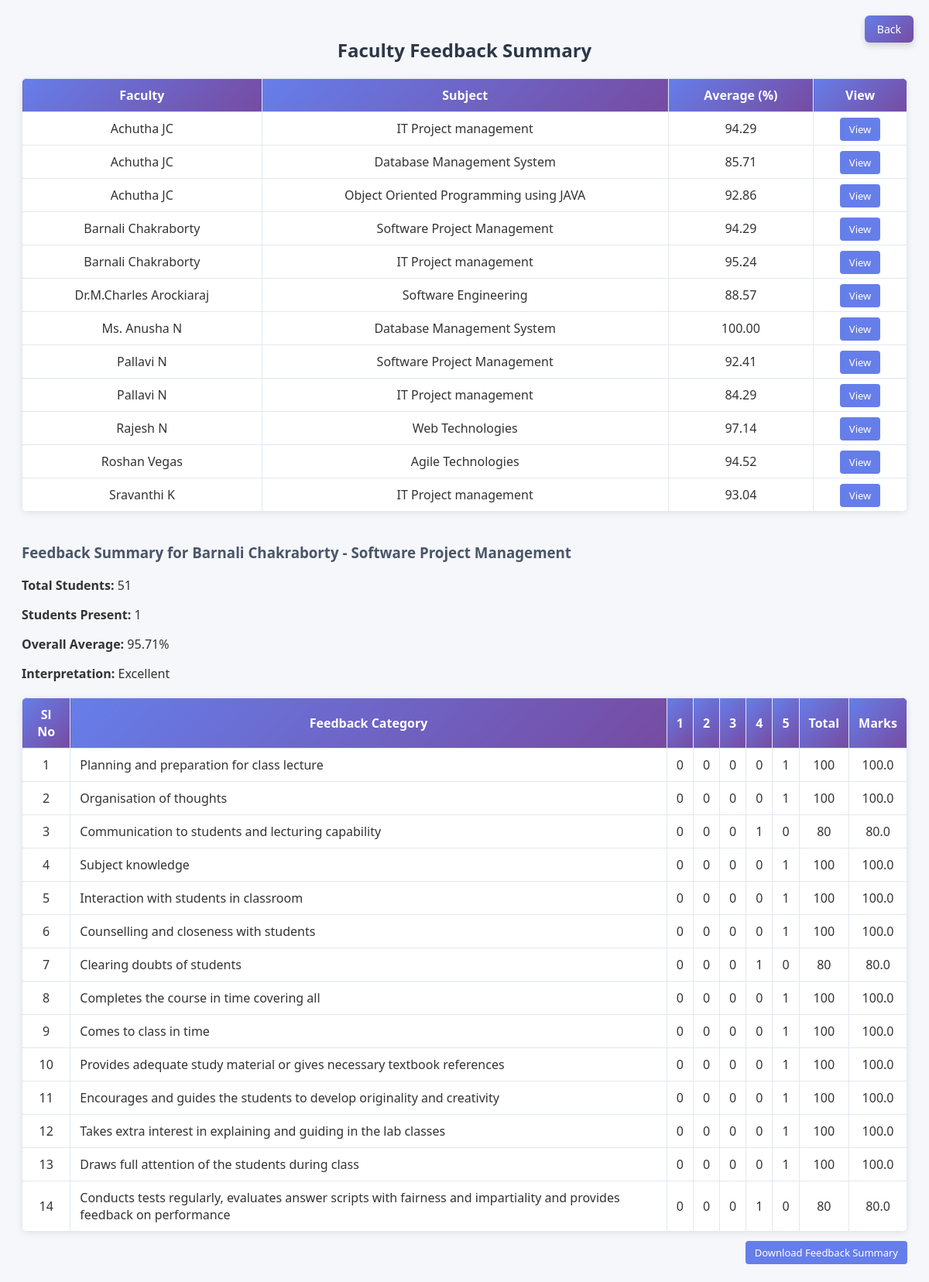
The page /dashboard/feedback-report/?faculty_id=4&subject_id=1 (signed in) on the database its author committed.
### feedback_app/models.py (models this page shows, shortened)
class FacultySubject(models.Model):
    faculty_name = models.CharField(max_length=100, default='A')
    subject_name = models.CharField(max_length=100, default='A')
    semester = models.CharField(max_length=10, default='1')
    section = models.CharField(max_length=10, default='A')
    year = models.CharField(max_length=10, default='2025')

class Faculty(models.Model):
    user = models.CharField(max_length=150, default="faculty_user")
    name = models.CharField(max_length=100, default="Faculty Name")
    usn = models.CharField(max_length=20, default="FAC123")
    section = models.CharField(max_length=10, default="A")
    year = models.IntegerField(default=2019)
    subjects = models.ManyToManyField(Subject)
    semester = models.CharField(max_length=10, default="1")  # ✅ must be here

class Subject(models.Model):
    name = models.CharField(max_length=100, default="Untitled Subject")
    code = models.CharField(max_length=20, default="SUB001")
    semester = models.CharField(max_length=10, default="1")

class FeedbackQuestion(models.Model):
    text = models.TextField(default="How was the teaching?")

### feedback_app/views.py (the view, shortened to what this page needs)
# urls.py: path('dashboard/feedback-report/', views.feedback_report, name='feedback_report'),
@login_required
def feedback_report(request):
    report = Feedback.objects.values(
        'faculty__id', 'faculty__name',
        'subject__id', 'subject__name'
    ).annotate(
        avg_rating=Avg('rating') * 20,  # Convert 1–5 to percentage
        total=Count('id')
    ).order_by('faculty__name')
    faculty_id = request.GET.get('faculty_id')
    subject_id = request.GET.get('subject_id')
    feedback_table = []
    total_students = 0
    present_students = 0
    overall_avg = 0
    interpretation = ""
    selected_faculty = None
    selected_subject = None
    if faculty_id and subject_id:
        selected_faculty = Faculty.objects.filter(id=faculty_id).first()
        selected_subject = Subject.objects.filter(id=subject_id).first()
        if selected_faculty and selected_subject:
            faculty_subjects = FacultySubject.objects.filter(
                faculty_name=selected_faculty.name,
                subject_name=selected_subject.name
            )
            students_qs = Student.objects.none()
            if faculty_subjects.exists():
                sections = list(faculty_subjects.values_list('section', flat=True).distinct())
                if 'All' in sections:
                    assigned_student_names = StudentSubject.objects.filter(
                        subject_name=selected_subject.name
                    ).values_list('student_name', flat=True).distinct()
                    students_qs = Student.objects.filter(name__in=assigned_student_names).distinct()
                else:
                    student_names_in_sections = Student.objects.filter(
                        section__in=sections
                    ).values_list('name', flat=True).distinct()
                    assigned_student_names = StudentSubject.objects.filter(
                        subject_name=selected_subject.name,
                        student_name__in=student_names_in_sections
                    ).values_list('student_name', flat=True).distinct()
                    students_qs = Student.objects.filter(name__in=assigned_student_names).distinct()
                total_students = students_qs.count()
            feedback_list = Feedback.objects.filter(
                faculty_id=faculty_id,
                subject_id=subject_id,
                student__in=students_qs
            )
            present_students = feedback_list.values('student').distinct().count()
            questions = FeedbackQuestion.objects.all()
            overall_total = 0
            for idx, question in enumerate(questions, start=1):
                feedbacks = feedback_list.filter(question=question)
                counts = {i: feedbacks.filter(rating=i).count() for i in range(1, 6)}
                total_responses = sum(counts.values())
                weighted_total = (
                    counts[1] * 20 +
                    counts[2] * 40 +
                    counts[3] * 60 +
                    counts[4] * 80 +
                    counts[5] * 100
                )
                avg_score = round(weighted_total / total_responses, 2) if total_responses else 0
                overall_total += avg_score
                feedback_table.append({
                    'sl_no': idx,
                    'question': question.text,
                    'counts': counts,
                    'total': weighted_total,
                    'average': avg_score,
                    'marks': avg_score,
                })
            overall_avg = round(overall_total / len(questions), 2) if questions else 0
            if overall_avg >= 85:
                interpretation = "Excellent"
            elif overall_avg >= 75:
                interpretation = "Very Good"
            elif overall_avg >= 60:
                interpretation = "Good"
            elif overall_avg >= 50:
                interpretation = "Satisfactory"
            else:
                interpretation = "Poor"
    return render(request, 'feedback_app/feedback_report.html', {
        'report': report,
        'selected_faculty': selected_faculty,
        'selected_subject': selected_subject,
        'feedback_table': feedback_table,
        'total_students': total_students,
        'present_students': present_students,
        'overall_avg': overall_avg,
        'interpretation': interpretation,
    })

### feedback_app/templates/feedback_app/feedback_report.html (shortened to what this page needs)
<!DOCTYPE html>
<html>
<head>
</head>
<body>
  <a href="{% url 'admin_dashboard' %}" class="top-right-btn">Back</a>
  <h2>Faculty Feedback Summary</h2>
  <table>
    <thead>
        <tr>
            <th>Faculty</th>
            <th>Subject</th>
            <th>Average (%)</th>
            <th>View</th>
        </tr>
    </thead>
    <tbody>
        {% for row in report %}
        <tr>
            <td>{{ row.faculty__name }}</td>
            <td>{{ row.subject__name }}</td>
            <td>{{ row.avg_rating|floatformat:2 }}</td>
            <td>
                <a href="?faculty_id={{ row.faculty__id }}&subject_id={{ row.subject__id }}" class="view-btn">View</a>
            </td>
        </tr>
        {% endfor %}
    </tbody>
  </table>
  {% if selected_faculty and selected_subject %}
    <h3>Feedback Summary for {{ selected_faculty.name }} - {{ selected_subject.name }}</h3>
    <p><strong>Total Students:</strong> {{ total_students }}</p>
    <p><strong>Students Present:</strong> {{ present_students }}</p>
    <p><strong>Overall Average:</strong> {{ overall_avg }}%</p>
    <p><strong>Interpretation:</strong> {{ interpretation }}</p>
    <table>
        <thead>
            <tr>
                <th>Sl No</th>
                <th>Feedback Category</th>
                <th>1</th>
                <th>2</th>
                <th>3</th>
                <th>4</th>
                <th>5</th>
                <th>Total</th>
                <th>Marks</th>
            </tr>
        </thead>
        <tbody>
            {% for row in feedback_table %}
            <tr>
                <td>{{ row.sl_no }}</td>
                <td class="feedback-question">{{ row.question }}</td>
                <td>{{ row.counts.1 }}</td>
                <td>{{ row.counts.2 }}</td>
                <td>{{ row.counts.3 }}</td>
                <td>{{ row.counts.4 }}</td>
                <td>{{ row.counts.5 }}</td>
                <td>{{ row.total }}</td>
                <td>{{ row.marks }}</td>
            </tr>
            {% endfor %}
        </tbody>
    </table>
    <div class="button-container">
      <a href="#" onclick="downloadFeedback()" class="download-btn">Download Feedback Summary</a>
    </div>
  {% endif %}
</body>
</html>

### feedback_app/templates/feedback_app/feedback_report.html (style rules this page uses)
body { font-family: 'Segoe UI', Arial, sans-serif; padding: 20px; background-color: #f5f7fa; color: #333; }
h2 { text-align: center; color: #2d3748; margin-bottom: 20px; }
h3 { margin-top: 40px; color: #4a5568; }
table { width: 100%; border-collapse: collapse; margin-top: 20px; background: #fff; border-radius: 8px; overflow: hidden; box-shadow: 0 2px 8px rgba(0,0,0,0.08); }
th, td { border: 1px solid #e2e8f0; padding: 10px 12px; text-align: center; }
th { background: linear-gradient(135deg, #667eea, #764ba2); color: white; font-weight: 600; }
td.subject, td.feedback-question { text-align: left; }
.top-right-btn { position: absolute; top: 20px; right: 20px; background: linear-gradient(135deg, #667eea, #764ba2); color: white; padding: 8px 16px; font-size: 14px; border-radius: 6px; text-decoration: none; font-weight: 500; box-shadow: 0 4px 8px rgba(0, 0, 0, 0.15); transition: background 0.3s ease; }
.view-btn, .download-btn { background: #667eea; color: white; padding: 6px 12px; border-radius: 4px; text-decoration: none; font-size: 13px; transition: background 0.3s ease; }
.button-container { text-align: right; margin-top: 15px; }

### rows shown on the page
FacultySubject: faculty__name "Achutha JC", subject__name "IT Project management", avg_rating "94.29"
FacultySubject: faculty__name "Achutha JC", subject__name "Object Oriented Programming using JAVA", avg_rating "92.86"
FacultySubject: faculty__name "Barnali Chakraborty", subject__name "Software Project Management", avg_rating "94.29"
FacultySubject: faculty__name "Barnali Chakraborty", subject__name "IT Project management", avg_rating "95.24"
FacultySubject: faculty__name "Ms. Anusha N", subject__name "Database Management System", avg_rating "100.00"
FacultySubject: faculty__name "Pallavi N", subject__name "Software Project Management", avg_rating "92.41"
FacultySubject: faculty__name "Sravanthi K", subject__name "IT Project management", avg_rating "93.04"
Faculty: name "Barnali Chakraborty"
Subject: name "Software Project Management"
FeedbackQuestion: question "Planning and preparation for class lecture"
FeedbackQuestion: question "Organisation of thoughts"
FeedbackQuestion: question "Communication to students and lecturing capability"
FeedbackQuestion: question "Subject knowledge"
FeedbackQuestion: question "Interaction with students in classroom"
FeedbackQuestion: question "Counselling and closeness with students"
FeedbackQuestion: question "Clearing doubts of students"
FeedbackQuestion: question "Completes the course in time covering all"
FeedbackQuestion: question "Comes to class in time"
FeedbackQuestion: question "Provides adequate study material or gives necessary textbook references"
FeedbackQuestion: question "Encourages and guides the students to develop originality and creativity"
FeedbackQuestion: question "Takes extra interest in explaining and guiding in the lab classes"
FeedbackQuestion: question "Draws full attention of the students during class"
FeedbackQuestion: question "Conducts tests regularly, evaluates answer scripts with fairness and impartiality and provides feedback on performance"

### other values the page prints
{{ row.faculty__name }} "Achutha JC" "Dr.M.Charles Arockiaraj" "Pallavi N" "Rajesh N" "Roshan Vegas"
{{ row.subject__name }} "Database Management System" "Software Engineering" "IT Project management" "Web Technologies" "Agile Technologies"
{{ row.avg_rating|floatformat:2 }} "85.71" "88.57" "84.29" "97.14" "94.52"
{{ total_students }} "51"
{{ present_students }} "1"
{{ overall_avg }} "95.71"
{{ interpretation }} "Excellent"
{{ row.sl_no }} "1" "2" "3" "4" "5" "6" "7" "8" "9" "10" "11" "12" "13" "14"
{{ row.counts.1 }} "0" "0" "0" "0" "0" "0" "0" "0" "0" "0" "0" "0" "0" "0"
{{ row.counts.2 }} "0" "0" "0" "0" "0" "0" "0" "0" "0" "0" "0" "0" "0" "0"
{{ row.counts.3 }} "0" "0" "0" "0" "0" "0" "0" "0" "0" "0" "0" "0" "0" "0"
{{ row.counts.4 }} "0" "0" "1" "0" "0" "0" "1" "0" "0" "0" "0" "0" "0" "1"
{{ row.counts.5 }} "1" "1" "0" "1" "1" "1" "0" "1" "1" "1" "1" "1" "1" "0"
{{ row.total }} "100" "100" "80" "100" "100" "100" "80" "100" "100" "100" "100" "100" "100" "80"
{{ row.marks }} "100.0" "100.0" "80.0" "100.0" "100.0" "100.0" "80.0" "100.0" "100.0" "100.0" "100.0" "100.0" "100.0" "80.0"
